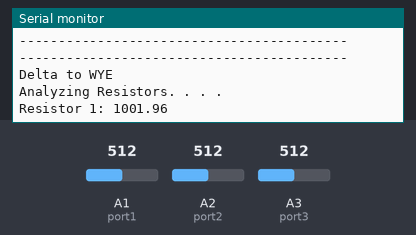
Bench run of a sketch on a simulated Arduino Uno, built with avr-gcc and run on an emulated ATmega328P. On the bench: the last lines printed to the serial monitor. The inputs (shaded band) are chosen by the test bench; at power-on: A1 (port1) = 512, A2 (port2) = 512, A3 (port3) = 512.

Above: at 7.9 s.
8.0 s: A1 (port1) set to 1006
At 10.9 s:
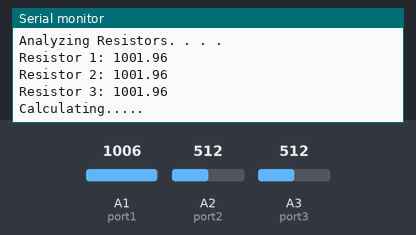
15.6 s: A1 (port1) set to 1023
At 20.6 s:
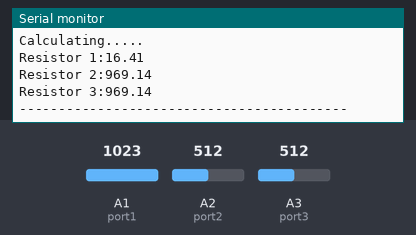
Timing chart, 0 to 22.1 s (numbered marks = the images above; inputs shaded):
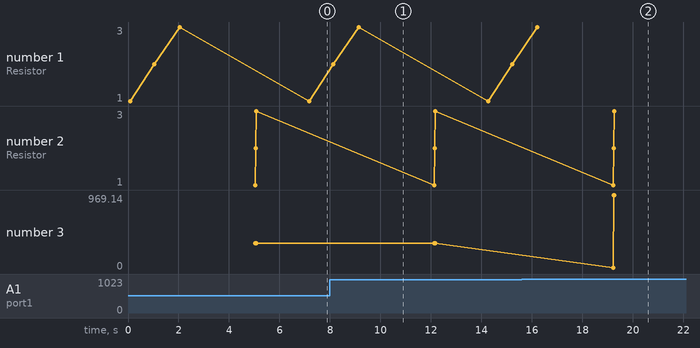

Measured:
- the behaviour switches between 1022 and 1023 on A1 (port1) (found by bisection; images 1 and 2)
- plotted number 3: 333.99 → 0 after the input at 15.6 s

The sketch:

MIDTERM-PROJECT.ino
```cpp
const int port1 = A1;
const int port2 = A2;
const int port3 = A3;
 int portValue1 = 0;
 int portValue2 = 0;
 int portValue3 = 0;
 float Vltin = 5;
 float Vltout1 = 0;
 float Vltout2 = 0;
 float Vltout3 = 0;
 float Rref1 = 1000;
 float Rref2 = 1000;
 float Rref3 = 1000;
 float r1 = 0;
 float r2 = 0;
 float r3 = 0;
 float ra=0,rb=0,rc=0;

 void setup ()
  {
 Serial.begin(9600);
  }
         void getRes1()
     {
    portValue1 = analogRead(port1);
    Vltout1 = (Vltin * portValue1) / 1023;
 r1 = Rref1 * (1 / ((Vltin / Vltout1) - 1));
            Serial.print("Resistor 1: ");
            Serial.println(r1);
            delay(1000);
      }

          void getRes2()
     {
            portValue2 = analogRead(port2);
            Vltout2 = (Vltin * portValue2) / 1023;
            r2 = Rref2 * (1 / ((Vltin / Vltout2) - 1));
            Serial.print("Resistor 2: ");
            Serial.println(r2);
            delay(1000);
     }

          void getRes3()
     {
            portValue3 = analogRead(port3);
            Vltout3 = (Vltin * portValue3) / 1023;
            r3 = Rref3 * (1 / ((Vltin / Vltout3) - 1));
            Serial.print("Resistor 3: ");
            Serial.println(r3);
            delay(1000);
     }

         void loop ()
 {
    Serial.println("------------------------------------------");
    Serial.println("Delta to WYE");
    Serial.println("Analyzing Resistors. . . . ");
        getRes1();
        getRes2();
        getRes3();
    Serial.println("Calculating.....");
    delay(2000);
  ra=(r2*r3)/(r1+r2+r3);
  rb=(r3*r1)/(r1+r2+r3);
  rc=(r1*r2)/(r1+r2+r3);
    Serial.print("Resistor 1:");
    Serial.println(ra);
    Serial.print("Resistor 2:");
    Serial.println(rb);
    Serial.print("Resistor 3:");
    Serial.println(rc); Serial.println("------------------------------------------"); delay(2000);
 }
```
